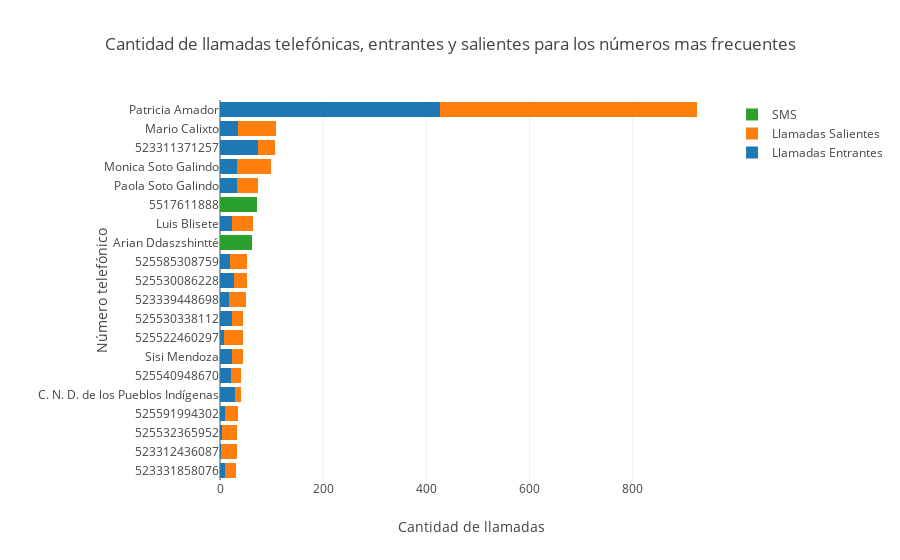

Notebook code for this chart:
### Markdown cell above
## Relaciones personales
Como primera cuestión se plantea saber si se pueden inferir relaciones personales con los registros de operaciones proporcionados. Analizando el número de llamadas entrantes y salientes se obtiene la siguiente gráfica.

### Code cell
title = 'Cantidad de llamadas telefónicas, entrantes y salientes para los números mas frecuentes'
plotly.offline.iplot({"data":[go.Bar(y=conteosEntranteSaliente.index,x=conteosEntranteSaliente["LLAMADA ENTRANTE"],orientation="h",name="Llamadas Entrantes"),go.Bar(y=conteosEntranteSaliente.index,x=conteosEntranteSaliente["LLAMADA SALIENTE"],orientation="h",name="Llamadas Salientes"),go.Bar(y=conteosEntranteSaliente.index,x=conteosEntranteSaliente["SMS"],orientation="h",name="SMS")],"layout":{'barmode':'stack','title':title,'margin':{'l':220},'xaxis':{'title':'Cantidad de llamadas'},'yaxis':{'type':'category','title':'Número telefónico'}}})

### Figure 1 — Plotly figure (JSON) as saved in the notebook; plotly's stock layout.template omitted (floating-point values rounded to 4 significant figures)
{"data": [{"name": "Llamadas Entrantes", "orientation": "h", "type": "bar", "x": [9, 2, 3, 10, 30, 22, 24, 8, 24, 17, 28, 19, 0, 24, 0, 32, 32, 74, 35, 427], "y": ["523331858076", "523312436087", "525532365952", "525591994302", "C. N. D. de los Pueblos Indígenas", "525540948670", "Sisi Mendoza", "525522460297", "525530338112", "523339448698", "525530086228", "525585308759", "Arian Ddaszshintté", "Luis Blisete", "5517611888", "Paola Soto Galindo", "Monica Soto Galindo", "523311371257", "Mario Calixto", "Patricia Amador"]}, {"name": "Llamadas Salientes", "orientation": "h", "type": "bar", "x": [22, 30, 30, 24, 10, 19, 20, 37, 21, 33, 24, 33, 0, 39, 0, 41, 66, 32, 74, 497], "y": ["523331858076", "523312436087", "525532365952", "525591994302", "C. N. D. de los Pueblos Indígenas", "525540948670", "Sisi Mendoza", "525522460297", "525530338112", "523339448698", "525530086228", "525585308759", "Arian Ddaszshintté", "Luis Blisete", "5517611888", "Paola Soto Galindo", "Monica Soto Galindo", "523311371257", "Mario Calixto", "Patricia Amador"]}, {"name": "SMS", "orientation": "h", "type": "bar", "x": [0, 0, 0, 0, 0, 0, 0, 0, 0, 0, 0, 0, 62, 0, 71, 0, 0, 0, 0, 0], "y": ["523331858076", "523312436087", "525532365952", "525591994302", "C. N. D. de los Pueblos Indígenas", "525540948670", "Sisi Mendoza", "525522460297", "525530338112", "523339448698", "525530086228", "525585308759", "Arian Ddaszshintté", "Luis Blisete", "5517611888", "Paola Soto Galindo", "Monica Soto Galindo", "523311371257", "Mario Calixto", "Patricia Amador"]}], "layout": {"barmode": "stack", "margin": {"l": 220}, "title": "Cantidad de llamadas telefónicas, entrantes y salientes para los números mas frecuentes", "xaxis": {"title": "Cantidad de llamadas"}, "yaxis": {"title": "Número telefónico", "type": "category"}}}
